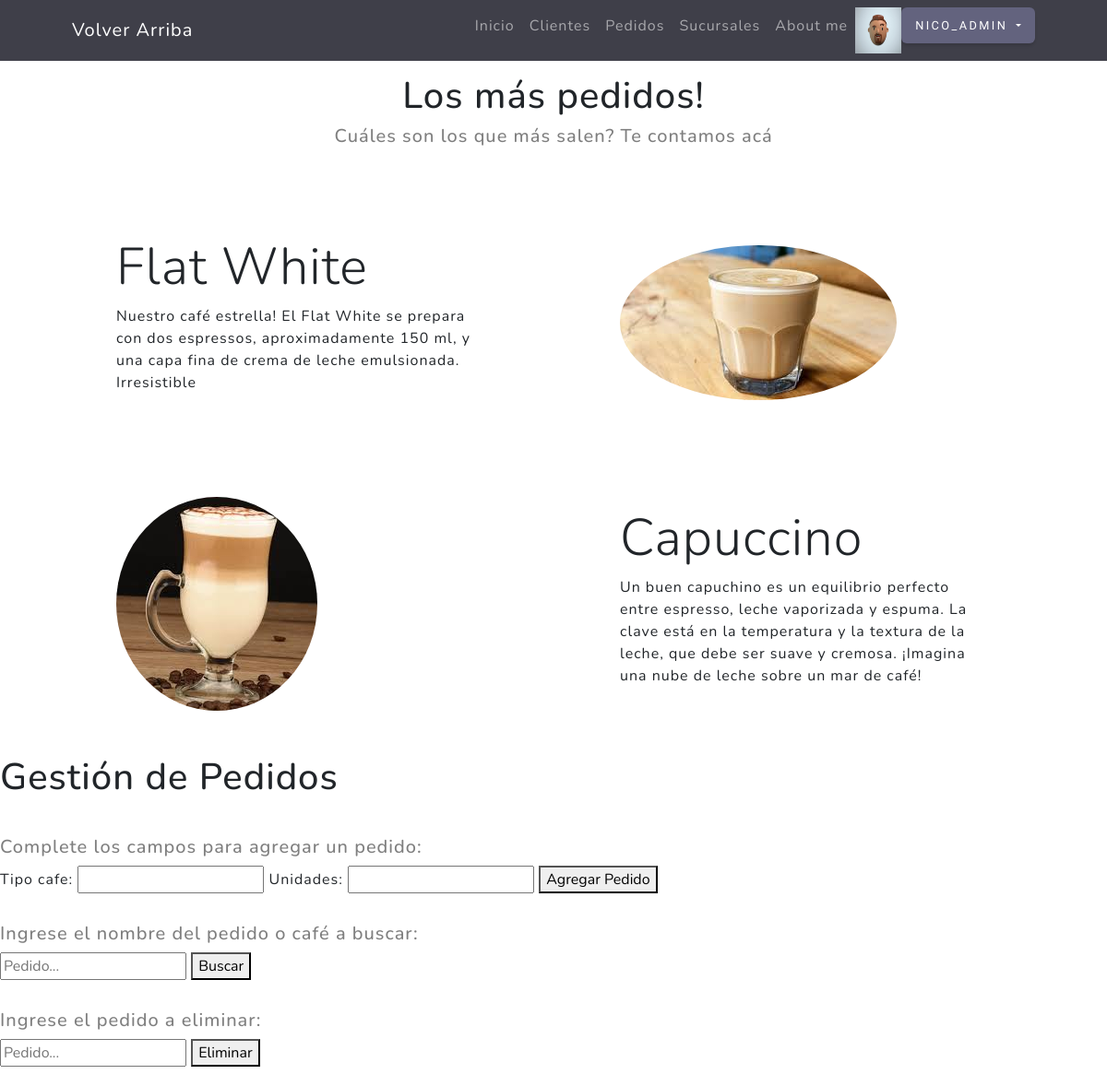
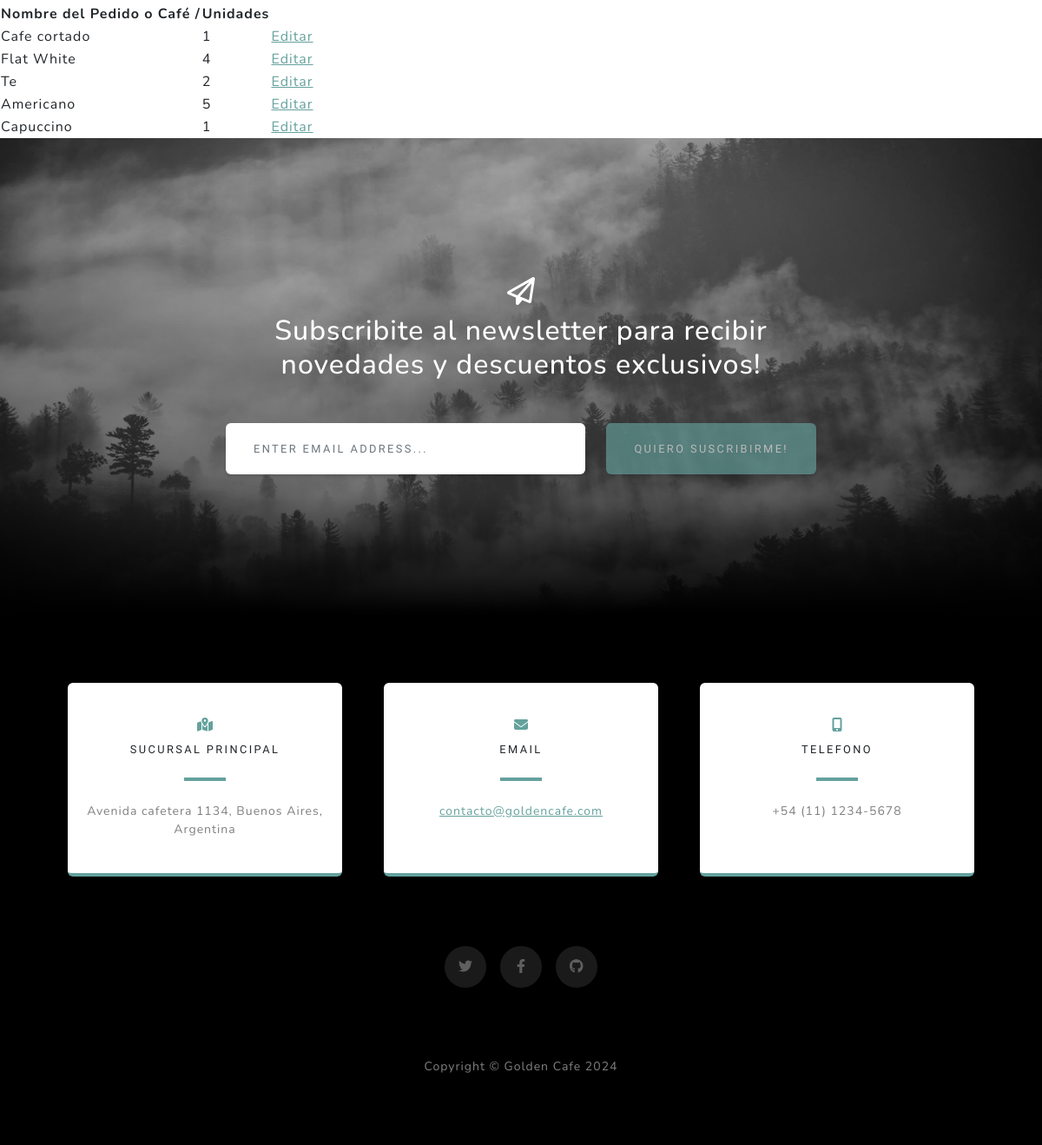
The page /pedidos/ (signed in) on the database its author committed (2 pictures, top to bottom).
### users/models.py (models this page shows, shortened)
class Imagen(models.Model):
    user = models.OneToOneField(User, on_delete=models.CASCADE) #cada usuario tiene 1 sola imagen
    imagen = models.ImageField(upload_to='media', null=True, blank = True)

### AppGoldenCafe/models.py (models this page shows, shortened)
class Pedido(models.Model):
    tipo_cafe = models.CharField(max_length=30)
    unidades = models.IntegerField()

### AppGoldenCafe/views.py (the view)
# urls.py: path('pedidos/', views.pedido, name='pedidos'),
@login_required
def pedido(request):
    pedidos = Pedido.objects.all()
    miFormulario = pedidoFormulario()
    if request.method == "POST":
        if 'agregar_pedido' in request.POST:
            miFormulario = pedidoFormulario(request.POST)
            if miFormulario.is_valid():
                pedido = Pedido(tipo_cafe=miFormulario.cleaned_data['tipo_cafe'], unidades=miFormulario.cleaned_data['unidades'])
                pedido.save()
                return redirect('pedidos')
            else:
                return render(request, "AppGoldenCafe/pedido.html", {'form': miFormulario})
        elif 'buscar_pedido' in request.POST:
            miFormulario = pedidoFormulario()
            tipo_cafe = request.POST.get('tipo_cafe')
            if tipo_cafe:
                pedidos = Pedido.objects.filter(tipo_cafe__iexact=tipo_cafe)
                if pedidos:
                    return render(request,"AppGoldenCafe/pedido.html", {'pedidos': pedidos, 'tipo_cafe': tipo_cafe})
                else:
                    mensaje = "El pedido ingresado no existe."
                    return render(request, "AppGoldenCafe/pedido.html", {'mensaje': mensaje, 'form': miFormulario})
            else:
                mensaje = "Por favor, ingresa un pedido para buscar."
                return render(request, "AppGoldenCafe/pedido.html", {'mensaje': mensaje, 'form': miFormulario})
        elif 'eliminar_pedido' in request.POST:
            miFormulario = pedidoFormulario(request.POST)
            tipo_cafe = request.POST.get('tipo_cafe')
            if tipo_cafe:
                pedido = Pedido.objects.filter(tipo_cafe__iexact=tipo_cafe)
                if pedido:
                   pedido.delete()
                   return redirect('pedidos')
                else:
                    mensaje = "El pedido ingresado no existe."
                    return render(request, "AppGoldenCafe/pedido.html", {'mensaje': mensaje, 'form': miFormulario})
            else:
                mensaje = "Por favor, ingresa un pedido para eliminar"
                return render(request, "AppGoldenCafe/pedido.html", {'mensaje': mensaje, 'form': miFormulario})
        else:
            miFormulario = pedidoFormulario()
            return render(request, "AppGoldenCafe/pedido.html", {'form': miFormulario})
    else:
        miFormulario = pedidoFormulario()
        return render(request, "AppGoldenCafe/pedido.html", {'pedidos': pedidos, 'form': miFormulario})

### AppGoldenCafe/forms.py
class pedidoFormulario(forms.ModelForm):
    class Meta:
        model = Pedido
        fields = ['tipo_cafe', 'unidades']

### AppGoldenCafe/templates/appgoldencafe/pedido.html (shortened to what this page needs)
<!DOCTYPE html>
<html lang="en">
<head>
</head>
<body>
{% extends "AppGoldenCafe/padre.html" %}
{% load static %}
{% block contenidoQueCambia %}
    <header class="page-top" style="margin-top: 80px;">
        <div class="container px-4 px-lg-5 d-flex h-100 align-items-center justify-content-center">
            <div class="d-flex justify-content-center">
                <div class="text-center">
                    <h1 class="mx-auto my-0" style="border-color: antiquewhite;">Los más pedidos!</h1>
                    <h2 class="text-black-50 mx-auto mt-2 mb-5" style="border-color: antiquewhite; font-size: 20px;"> Cuáles son los que más salen? Te contamos acá</h2>
                </div>
            </div>
        </div>
    </header>
     <section id="scroll">
        <div class="container px-5">
            <div class="row gx-5 align-items-center">
                <div class="col-lg-6 order-lg-2">
                    <div class="p-5"><img class="img-fluid rounded-circle" src="{% static 'appgoldencafe/assets/img/flatwhite.jpeg' %}" alt="..." /></div>
                </div>
                <div class="col-lg-6 order-lg-1">
                    <div class="p-5">
                        <h2 class="display-4">Flat White</h2>
                        <p>Nuestro café estrella! El Flat White se prepara con dos espressos, aproximadamente 150 ml, y una capa fina de crema de leche emulsionada. Irresistible</p>
                    </div>
                </div>
            </div>
        </div>
    </section>
    <section>
        <div class="container px-5">
            <div class="row gx-5 align-items-center">
                <div class="col-lg-6">
                    <div class="p-5"><img class="img-fluid rounded-circle" src="{% static 'appgoldencafe/assets/img/capuccino.jpeg' %}" alt="..." /></div>
                </div>
                <div class="col-lg-6">
                    <div class="p-5">
                        <h2 class="display-4">Capuccino</h2>
                        <p>Un buen capuchino es un equilibrio perfecto entre espresso, leche vaporizada y espuma. La clave está en la temperatura y la textura de la leche, que debe ser suave y cremosa. ¡Imagina una nube de leche sobre un mar de café! </p>
                    </div>
                </div>
            </div>
        </div>
    </section>
 <section>
    <h1>Gestión de Pedidos</h1>
    <br>
    <h2 class="text-black-50 mx-auto mt-2 mb-2" style="border-color: antiquewhite; font-size: 20px;">Complete los campos para agregar un pedido:</h2>
    <form method="post">
        {{ form.as_table }}
        <button type="submit" name="agregar_pedido">Agregar Pedido</button>
    </form>
    <br>
    <h2 class="text-black-50 mx-auto mt-2 mb-2" style="border-color: antiquewhite; font-size: 20px;">Ingrese el nombre del pedido o café a buscar:</h2>
    <form method="post">
        <input type="text" name="tipo_cafe" placeholder="Pedido...">
        <button type="submit" name="buscar_pedido">Buscar</button>
    </form>
    <br>
    <h2 class="text-black-50 mx-auto mt-2 mb-2" style="border-color: antiquewhite; font-size: 20px;">Ingrese el pedido a eliminar:</h2>
    <form method="post">
        <input type="text" name="tipo_cafe" placeholder="Pedido...">
        <button type="submit" name="eliminar_pedido">Eliminar</button>
    </form>
    <br>
    {% if pedidos %}
        <table>
            <thead>
                <tr>
                    <th> Nombre del Pedido o Café /</th>
                    <th> Unidades </th>
                    </tr>
            </thead>
            <tbody>
                {% for pedido in pedidos %}
                    <tr>
                        <td>{{ pedido.tipo_cafe }}</td>
                        <td>{{ pedido.unidades }}</td>
                        <td>
                            <a href="{% url 'editar_pedido' pedido.tipo_cafe %}">Editar</a>
                        </td>
                        </tr>
                {% endfor %}
            </tbody>
        </table>
    {% else %}
        {{ mensaje }}
    {% endif %}
</section>
{% endblock %}

### AppGoldenCafe/templates/appgoldencafe/padre.html (shortened to what this page needs)
{% load static %}
<!DOCTYPE html>
<html lang="en">
    <head>
        <link href="{% static 'appgoldencafe/css/styles.css' %}" rel="stylesheet" />
    </head>
    <body id="page-top">
        <nav class="navbar navbar-expand-lg navbar-dark navbar-custom fixed-top" style="background-color:rgb(63, 63, 73);">
            <div class="container px-5">
                <a class="navbar-brand" style="background-color: rgb(63, 63, 73)" href="#page-top">Volver Arriba</a>
                <div class="collapse navbar-collapse" id="navbarResponsive">
                    <ul class="navbar-nav ms-auto">
                        <li class="nav-item"><a class="nav-link" style="background-color: rgb(63, 63, 73)" href="{% url 'padre'%}">Inicio</a></li>
                        <li class="nav-item"><a class="nav-link" style="background-color: rgb(63, 63, 73)" href="{% url 'clientes' %}">Clientes</a></li>
                        <li class="nav-item"><a class="nav-link" style="background-color: rgb(63, 63, 73)" href="{% url 'pedidos' %}">Pedidos</a></li>
                        <li class="nav-item"><a class="nav-link" style="background-color: rgb(63, 63, 73)" href="{% url 'sucursales' %}">Sucursales</a></li>
                        <li class="nav-item"><a class="nav-link" style="background-color: rgb(63, 63, 73)" href="{% url 'aboutme' %}">About me</a></li>
                        {% if request.user.is_authenticated %}
                            <img src="{{ request.user.imagen.imagen.url }}" alt="" style="height: 50px;width: 50px;">
                            <div class="dropdown">
                                <button class="btn btn-primary dropdown-toggle" type="button" id="dropdownMenuButton1" data-bs-toggle="dropdown" aria-expanded="false" style="background-color: rgb(99, 99, 126); color: white; padding: 10px 15px;">
                                    {{ request.user.username }}
                                </button>
                            </div>
                        {% endif %}
                    </ul>
                </div>
            </div>
        </nav>
        {% block contenidoQueCambia %}{% endblock %}
        <section class="signup-section" id="signup">
            <div class="container px-4 px-lg-5">
                <div class="row gx-4 gx-lg-5">
                    <div class="col-md-10 col-lg-8 mx-auto text-center">
                        <i class="far fa-paper-plane fa-2x mb-2 text-white"></i>
                        <h2 class="text-white mb-5">Subscribite al newsletter para recibir novedades y descuentos exclusivos!</h2>
                        <form class="form-signup" id="contactForm" data-sb-form-api-token="API_TOKEN">
                            <div class="row input-group-newsletter">
                                <div class="col"><input class="form-control" id="emailAddress" type="email" placeholder="Enter email address..." aria-label="Enter email address..." data-sb-validations="required,email" /></div>
                                <div class="col-auto"><button class="btn btn-primary disabled" id="submitButton" type="submit">Quiero suscribirme!</button></div>
                            </div>
                        </form>
                    </div>
                </div>
            </div>
        </section>
        <section class="contact-section bg-black">
            <div class="container px-4 px-lg-5">
                <div class="row gx-4 gx-lg-5">
                    <div class="col-md-4 mb-3 mb-md-0">
                        <div class="card py-4 h-100">
                            <div class="card-body text-center">
                                <i class="fas fa-map-marked-alt text-primary mb-2"></i>
                                <h4 class="text-uppercase m-0">Sucursal principal</h4>
                                <hr class="my-4 mx-auto" />
                                <div class="small text-black-50">Avenida cafetera 1134, Buenos Aires, Argentina</div>
                            </div>
                        </div>
                    </div>
                    <div class="col-md-4 mb-3 mb-md-0">
                        <div class="card py-4 h-100">
                            <div class="card-body text-center">
                                <i class="fas fa-envelope text-primary mb-2"></i>
                                <h4 class="text-uppercase m-0">Email</h4>
                                <hr class="my-4 mx-auto" />
                                <div class="small text-black-50"><a href="#!">contacto@goldencafe.com</a></div>
                            </div>
                        </div>
                    </div>
                    <div class="col-md-4 mb-3 mb-md-0">
                        <div class="card py-4 h-100">
                            <div class="card-body text-center">
                                <i class="fas fa-mobile-alt text-primary mb-2"></i>
                                <h4 class="text-uppercase m-0">Telefono</h4>
                                <hr class="my-4 mx-auto" />
                                <div class="small text-black-50">+54 (11) 1234-5678</div>
                            </div>
                        </div>
                    </div>
                </div>
                <div class="social d-flex justify-content-center">
                    <a class="mx-2" href="#!"><i class="fab fa-twitter"></i></a>
                    <a class="mx-2" href="#!"><i class="fab fa-facebook-f"></i></a>
                    <a class="mx-2" href="#!"><i class="fab fa-github"></i></a>
                </div>
            </div>
        </section>
        <footer class="footer bg-black small text-center text-white-50"><div class="container px-4 px-lg-5">Copyright &copy; Golden Cafe 2024</div></footer>
    </body>
</html>

### rows shown on the page
Pedido: tipo_cafe "Cafe cortado", unidades "1"
Pedido: tipo_cafe "Flat White", unidades "4"
Pedido: tipo_cafe "Te", unidades "2"
Pedido: tipo_cafe "Americano", unidades "5"
Pedido: tipo_cafe "Capuccino", unidades "1"

### other values the page prints
{{ request.user.username }} "NICO_ADMIN"
